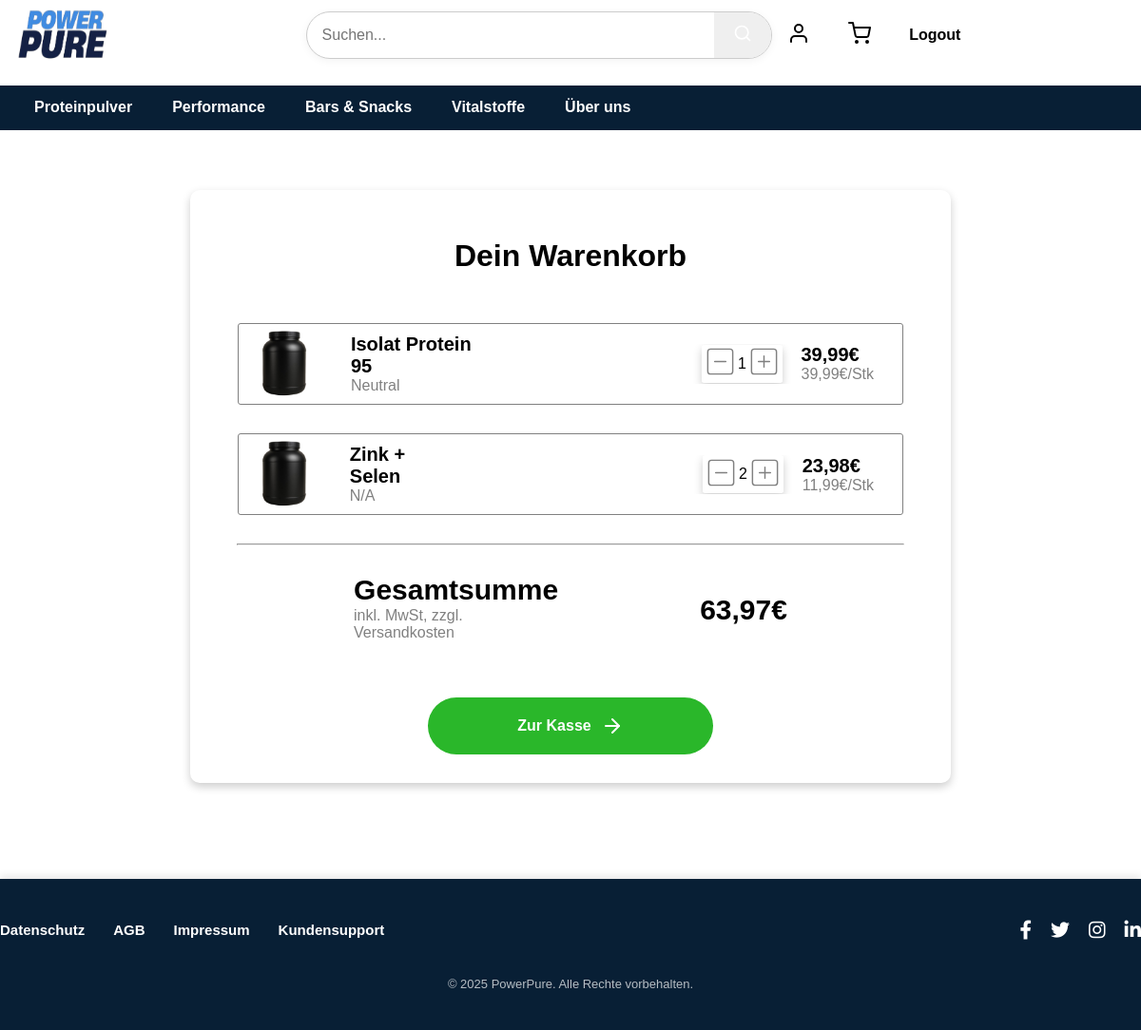
The app's page /cart/show (signed in) with its own data.
### tables this page shows
CREATE TABLE `Products` (
                            `product_id` int(11) NOT NULL,
                            `product_name` varchar(200) NOT NULL,
                            `price` decimal(10,2) NOT NULL,
                            `category_id` int(11) NOT NULL,
                            `inventory` int(11) NOT NULL DEFAULT 0,
                            `units_sold` int(11) NOT NULL DEFAULT 0,
                            `flavour` varchar(50) DEFAULT NULL,
                            `size` varchar(50) DEFAULT NULL,
                            `description_short` varchar(500) DEFAULT NULL,
                            `description_long` text DEFAULT NULL,
                            `asset_path` varchar(255) DEFAULT NULL
);

### src/controllers/CartController.php (called while the page is built, shortened)
<?php
require_once 'src/models/CartModel.php';
require_once 'src/views/CartView.php';
class CartController extends Controller {
    private $model;
    private $view;
    public function __construct($db)
    {
        $this->model = new CartModel($db);
        $this->view = new CartView();
    }
    public function show()
    {
        $cartData = $this->model->resolveSessionCart($_SESSION['cart']);
        $title = 'Dein Warenkorb';
        $this->view->set_title($title);
        $this->view->add_css('shopping_cart/shopping_cart.css');
        $this->view->add_js('cart/cart.js');
        $data = $this->mergeData([
            'cartItems' => $cartData['items'],
            'total' => $cartData['total']
        ]);
        $this->view->render_html('cart', $data);
    }
}

### src/models/Model.php (called while the page is built, shortened)
<?php
abstract class Model {
    function __construct($db) {
        $this->conn = $db;
    }
}

### src/models/CartModel.php (called while the page is built, shortened)
<?php
require_once 'Model.php';
class CartModel extends Model {
    public function resolveSessionCart(array $sessionCart) {
        $ids = array_keys($sessionCart);
        $placeholders = implode(',', array_fill(0, count($ids), '?'));
        $sql = "SELECT product_id, product_name, price, inventory, asset_path, flavour
                FROM Products
                WHERE product_id IN ($placeholders)";
        $stmt = $this->conn->prepare($sql);
        $stmt->execute($ids);
        $products = $stmt->fetchAll(PDO::FETCH_ASSOC);
        $items = [];
        $grandTotal = 0.0;
        foreach ($products as $product) {
            $pId = $product['product_id'];
            $amount = $sessionCart[$pId] ?? 0;
            $product['product_amount'] = $amount;
            $lineTotal = $product['price'] * $amount;
            $grandTotal += $lineTotal;
            $items[] = $product;
        }
        return [
            'items' => $items,
            'total' => $grandTotal
        ];
    }
}

### config/config.php (called while the page is built, shortened)
<?php
class Database
{
    private $host = 'localhost';
    private $db_name = 'sport_shop';
    private $username = 'root';
    private $password = '';
    private $conn;
    public function connect()
    {
        $this->conn = null;
        try{
            $this->conn = new PDO("mysql:host=$this->host;dbname=$this->db_name", $this->username, $this->password);
            $this->conn->setAttribute(PDO::ATTR_ERRMODE, PDO::ERRMODE_EXCEPTION);
        }catch(PDOException $e){
            echo "Connection Error: ".$e->getMessage();
        }
        return $this->conn;
    }
    public function prepare($sql) {
        return $this->conn->prepare($sql);
    }
}

### src/controllers/helpers/url.php (called while the page is built, shortened)
<?php
function asset_url(string $path): string
{
    $base = rtrim(BASE_URL, '/');
    return $base . '/' . $path;
}

### src/views/CartView.php (the view, shortened to what this page needs)
<?php
require_once 'mainView.php';
class CartView extends mainView {
    private static function formatPrice($price) {
        return number_format($price, 2, ',', '.') . '€';
    }
    public static function cart($data) {
        $cartItems = $data['cartItems'] ?? [];
        if (empty($cartItems)):?>
            <section class="shopping_cart">
                <div class="shopping_cart_items">
                    <h1>Dein Warenkorb ist leer.</h1>
                    <a href="<?= BASE_URL ?>">Hier geht's zum Shop</a>
                </div>
            </section>
        <?php else: ?>
            <section class="shopping_cart">
                <div class="shopping_cart_items">
                    <h1>Dein Warenkorb</h1>
                    <?php foreach ($cartItems as $item):
                        $rowPrice = $item['price'] * $item['product_amount'];
                    ?>
                        <div class="item_wrapper">
                            <div class="top_group">
                                <a href="<?= BASE_URL ?>/product/show/<?= $item['product_id'] ?>">
                                    <img
                                    src="<?= htmlspecialchars(asset_url($item['asset_path'] ?? 'assets/images/placeholder.png')) ?>"
                                    alt="<?= htmlspecialchars($item['product_name']) ?>"
                                    />
                                </a>
                                <article class="product_details">
                                    <a href="<?= BASE_URL ?>/product/detail/<?= $item['product_id'] ?>">
                                        <h2><?= htmlspecialchars($item['product_name']) ?></h2>
                                    </a>
                                    <p><?= htmlspecialchars($item['flavour'] ?? 'N/A') ?></p>
                                </article>
                            </div>
                            <div class="bottom_group">
                                <div class="change_amount_button">
                                    <form action="<?= BASE_URL ?>/cart/remove" class="cart_form" method="POST">
                                        <button type="submit" class="reduce_amount_button">
                                            <svg xmlns="http://www.w3.org/2000/svg" width="35" height="35" viewBox="0 0 24 24" fill="none"
                                                stroke="grey" stroke-width="1" stroke-linecap="round" stroke-linejoin="round"
                                                class="feather feather-minus-square">
                                                <rect x="3" y="3" width="18" height="18" rx="2" ry="2"></rect>
                                                <line x1="8" y1="12" x2="16" y2="12"></line>
                                            </svg>
                                        </button>
                                    </form>
                                    <span id="product_amount"><?= $item['product_amount'] ?></span>
                                    <form action="<?= BASE_URL ?>/cart/add" class="cart_form" method="POST">
                                        <button type="submit" class="add_button">
                                        </button>
                                    </form>
                                </div>
                                <article class="price_information">
                                    <h2><?= self::formatPrice($rowPrice) ?></h2>
                                    <p><?= self::formatPrice($item['price']) ?>/Stk</p>
                                </article>
                            </div>
                        </div>
                    <?php endforeach; ?>
                    <hr />
                    <div class="total_sum">
                        <article>
                            <h2>Gesamtsumme</h2>
                            <p>inkl. MwSt, zzgl. Versandkosten</p>
                        </article>
                        <h1 class="total_price_display"><?= self::formatPrice($data['total']) ?></h1>
                    </div>
                    <a href="<?= BASE_URL ?>/order/checkout" class="checkout_button">
                        <span class="checkout_button_content">
                            Zur Kasse
                            <svg
                                xmlns="http://www.w3.org/2000/svg"
                                width="24"
                                height="24"
                                viewBox="0 0 24 24"
                                fill="none"
                                stroke="white"
                                stroke-width="2"
                                stroke-linecap="round"
                                stroke-linejoin="round"
                                class="feather feather-arrow-right"
                            >
                                <line x1="5" y1="12" x2="19" y2="12"></line>
                                <polyline points="12 5 19 12 12 19"></polyline>
                            </svg>
                        </span>
                    </a>
                </div>
            </section>
        <?php endif;
    }
}

### static/css/general_settings/color_scheme.css (style rules this page uses)
:root { --color-primary: #418ce3; --color-secondary: #081f35; --color-accent: #081f35; --color-bg-light: #f9fafb; --color-bg-dark: #111827; --color-text: #111827; --color-text-secondary: #6b7280; --color-success: #22c55e; --color-danger: #ef4444; font-family: Arial, sans-serif; --header-height: 100px; --footer-height: 100px; --page-padding: 24px; }
*, *::before, *::after { margin: 0; padding: 0; box-sizing: border-box; }
html, body { height: 100%; display: flex; flex-direction: column; }
h1, h2, h3, h4, h5, h6, a { font-family: "Franklin Gothic Medium", "Franklin Gothic", "Franklin Gothic Demi", sans-serif; font-weight: bold; }

### static/css/index.css/header.css (style rules this page uses)
:root { --header-offset: 0px; }
html { scroll-padding-top: var(--header-offset); }
nav { background-color: var(--color-accent); width: 100%; }
nav ul { list-style-type: none; margin-left: 20px; padding: 0; display: flex; align-items: center; gap: 10px; }
nav ul li { position: relative; }
nav ul li a { display: block; color: white; padding: 14px 16px; text-decoration: none; transition: background-color 0.3s ease, color 0.3s ease; }

### static/css/index.css/footer.css (style rules this page uses)
footer { background-color: var( --color-secondary ); color: white; padding: 40px 0; font-size: 15px; box-shadow: 0 -3px 8px rgba(0, 0, 0, 0.1); width: 100%; flex-shrink: 0; position: relative; }
html, body { height: 100%; }
.footer-inner { max-width: 1200px; margin: 0 auto; display: flex; justify-content: space-between; align-items: center; padding-bottom: 15px; }
.footer-nav ul { list-style: none; padding: 0; margin: 0; display: flex; gap: 30px; }
.footer-nav ul li a { color: #fff; text-decoration: none; font-weight: 600; font-size: 15px; transition: color 0.3s ease; border-bottom: 2px solid transparent; padding: 5px 0; }
.footer-social { display: flex; }
.footer-social a { color: #fff; font-size: 20px; margin-left: 20px; transition: color 0.3s ease; display: inline-flex; align-items: center; text-decoration: none; }
.footer-copy { text-align: center; margin-top: 20px; font-size: 13px; opacity: 0.7; }

### static/css/shopping_cart/shopping_cart.css (style rules this page uses)
.shopping_cart { width: 100%; max-width: 800px; margin: 0 auto; padding: 0 1rem; box-sizing: border-box; }
.shopping_cart { flex-direction: column; display: flex; justify-content: center; align-items: center; margin-bottom: 20px; width: 100%; max-width: 800px; margin-left: auto; margin-right: auto; box-shadow: 0 4px 10px rgba(0, 0, 0, 0.2); border-radius: 10px; margin-top: 0; height: auto; min-height: 0; padding-top: 20px; padding-bottom: 20px; }
.shopping_cart_items { display: flex; align-items: center; flex-direction: column; width: 100%; max-width: 700px; gap: 30px; margin: 10px; }
.item_wrapper { display: flex; flex-direction: row; align-items: center; justify-content: space-between; width: 100%; max-width: 700px; height: auto; border: 1px solid grey; border-radius: 3px; }
.top_group { display: flex; flex-direction: row; align-items: center; gap: 30px; }
.bottom_group { display: flex; flex-direction: row; margin-right: 30px; align-items: center; gap: 20px; max-width: 100%; overflow: hidden; }
.item_wrapper img { margin-left: 10%; height: 80px; width: 80px; border-radius: 5%; }
.product_details { margin-left: 3%; }
a { text-decoration: none; color: black; }
article p { color: grey; }
.change_amount_button { display: flex; align-items: center; justify-content: space-around; height: 40px; width: 100px; margin-left: 8%; border-radius: 5%; box-shadow: 0 4px 10px rgba(0, 0, 0, 0.2); }
.change_amount_button svg { border-radius: 10%; }
.bottom_group form { width: 100%; background-color: transparent; }
.bottom_group button { cursor: pointer; border: none; background-color: transparent; width: 100%; }
hr { color: gray; width: 100%; max-width: 700px; }
.total_sum { display: flex; width: 100%; max-width: 670px; height: 100px; margin-left: 5%; margin-right: 5%; justify-content: space-around; }
.total_sum article { max-width: 150px; }
.total_sum h1 { color: black; font-size: clamp(18px, 4vw, 30px); }
.item_wrapper h2 { font-size: clamp(18px, 4vw, 20px); }
h2 { font-size: clamp(18px, 4vw, 30px); }
.checkout_button { display: inline-flex; align-items: center; justify-content: center; width: 90%; max-width: 300px; height: 60px; border-radius: 50px; border: none; background-color: hsl(120, 63%, 44%); }
.checkout_button_content { display: flex; color: white; justify-content: center; align-items: center; gap: 10px; }

### records on screen
products: asset_path (picture), product_name "Isolat Protein 95", flavour "Neutral", product_amount "1", price "39,99€"
products: asset_path (picture), product_name "Zink + Selen", flavour "N/A", product_amount "2", price "23,98€", price "11,99€"

### other values on screen
$category['name'] "Proteinpulver"
$category['name'] "Performance"
$category['name'] "Bars & Snacks"
$category['name'] "Vitalstoffe"
self::formatPrice($data['total']) "63,97€"
